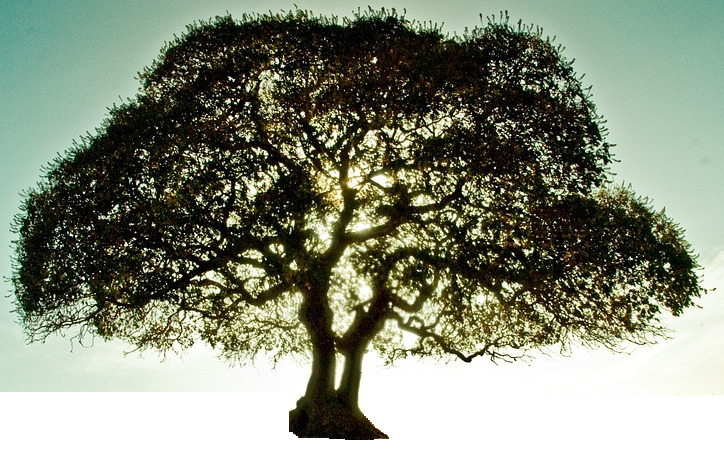
//> input picture dataset/02.jpg, 724 x 450 px
$ ./main_GHT2_ -image=../dataset/01.jpg -template=../dataset/03.jpg   (built with g++ and OpenCV 4)
//> lines starting //> are read from the running program, lines starting //| are printed output that depends on the picture; pictures that were not available may be replaced by others from this repository, and a replacement may not be noted
#include <vector>
#include <iostream>
#include <string>

#include "opencv2/core.hpp"
#include "opencv2/core/utility.hpp"
#include "opencv2/imgproc.hpp"
#include "opencv2/highgui.hpp"

using namespace std;
using namespace cv;

int canny_low=1, canny_high=1;


void onChange(int, void* info) {
    Mat img = (*(Mat *) info).clone();
    if (canny_low<1) canny_low = 1;
    if (canny_high<1) canny_high = 1;
    /// Canny detector
    cout << canny_low << endl;
    Canny(img, img, canny_low,
          canny_high, 3 );
    imshow("cannied", img);

}

static Mat loadImage(const string& name)
{
    Mat image = imread(name);
    cvtColor(image, image, COLOR_BGR2GRAY);
    cout << name << endl;
    if (image.empty())
    {
        cerr << "Can't load image - " << name << endl;
        exit(-1);
    }
    return image;
}

int main(int argc, const char* argv[])
{
    CommandLineParser cmd(argc, argv,
                          "{ image i        | ../data/pic1.png  | input image }"
                          "{ template t     | templ.png | template image }"
                          "{ full           |           | estimate scale and rotation }"
                          "{ minDist        | 100       | minimum distance between the centers of the detected objects }"
                          "{ levels         | 360       | R-Table levels }"
                          "{ votesThreshold | 30        | the accumulator threshold for the template centers at the detection stage. The smaller it is, the more false positions may be detected }"
                          "{ angleThresh    | 10000     | angle votes treshold }"
                          "{ scaleThresh    | 1000      | scale votes treshold }"
                          "{ posThresh      | 100       | position votes threshold }"
                          "{ dp             | 2         | inverse ratio of the accumulator resolution to the image resolution }"
                          "{ minScale       | 0.1       | minimal scale to detect }"
                          "{ maxScale       | 5         | maximal scale to detect }"
                          "{ scaleStep      | 0.05      | scale step }"
                          "{ minAngle       | 0         | minimal rotation angle to detect in degrees }"
                          "{ maxAngle       | 360       | maximal rotation angle to detect in degrees }"
                          "{ angleStep      | 1         | angle step in degrees }"
                          "{ maxBufSize     | 1000      | maximal size of inner buffers }"
                          "{ help h ?       |           | print help message }"
    );

    cmd.about("This program demonstrates arbitary object finding with the Generalized Hough transform.");

    if (cmd.has("help"))
    {
        cmd.printMessage();
        return 0;
    }

    /*const*/ string templName = cmd.get<string>("template");
    /*const*/ string imageName = cmd.get<string>("image");
    /*const*/ bool full = cmd.has("full");
    const double minDist = cmd.get<double>("minDist");
    const int levels = cmd.get<int>("levels");
    const int votesThreshold = cmd.get<int>("votesThreshold");
    const int angleThresh = cmd.get<int>("angleThresh");
    const int scaleThresh = cmd.get<int>("scaleThresh");
    const int posThresh = cmd.get<int>("posThresh");
    const double dp = cmd.get<double>("dp");
    const double minScale = cmd.get<double>("minScale");
    const double maxScale = cmd.get<double>("maxScale");
    const double scaleStep = cmd.get<double>("scaleStep");
    const double minAngle = cmd.get<double>("minAngle");
    const double maxAngle = cmd.get<double>("maxAngle");
    const double angleStep = cmd.get<double>("angleStep");
    const int maxBufSize = cmd.get<int>("maxBufSize");

    if (!cmd.check())
    {
        cmd.printErrors();
        return -1;
    }
    //full = true;
    templName = "../dataset/02.jpg";
    Mat templ = loadImage(templName);
//> in loadImage, image is the input picture: 450 rows x 724 cols, CV_8UC3; mean B, G, R 118.2, 136.8, 130
//> in loadImage, `cvtColor(image, image, COLOR_BGR2GRAY);`:
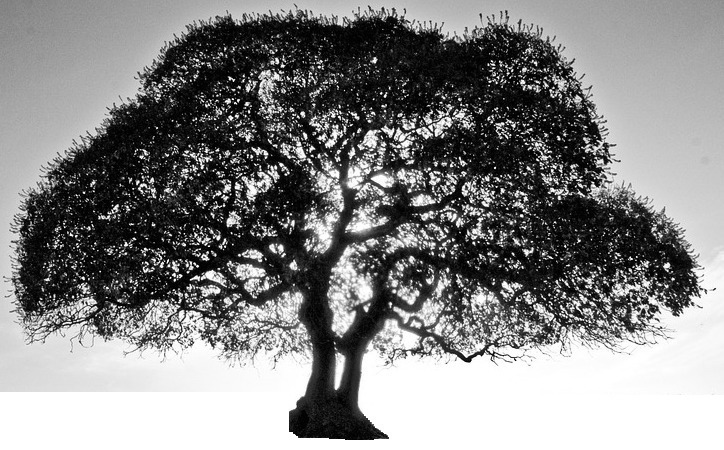
//> image: 450 rows x 724 cols, CV_8UC1; min 0, max 255, mean 132.6
    //resize(templ, templ, Size(templ.cols/4, templ.rows/4));
    imageName = "../Benchmark_step_1/Figure2.jpg";
    Mat image = loadImage(imageName);
//> call 2 of loadImage, with name = "../Benchmark_step_1/Figure2.jpg"
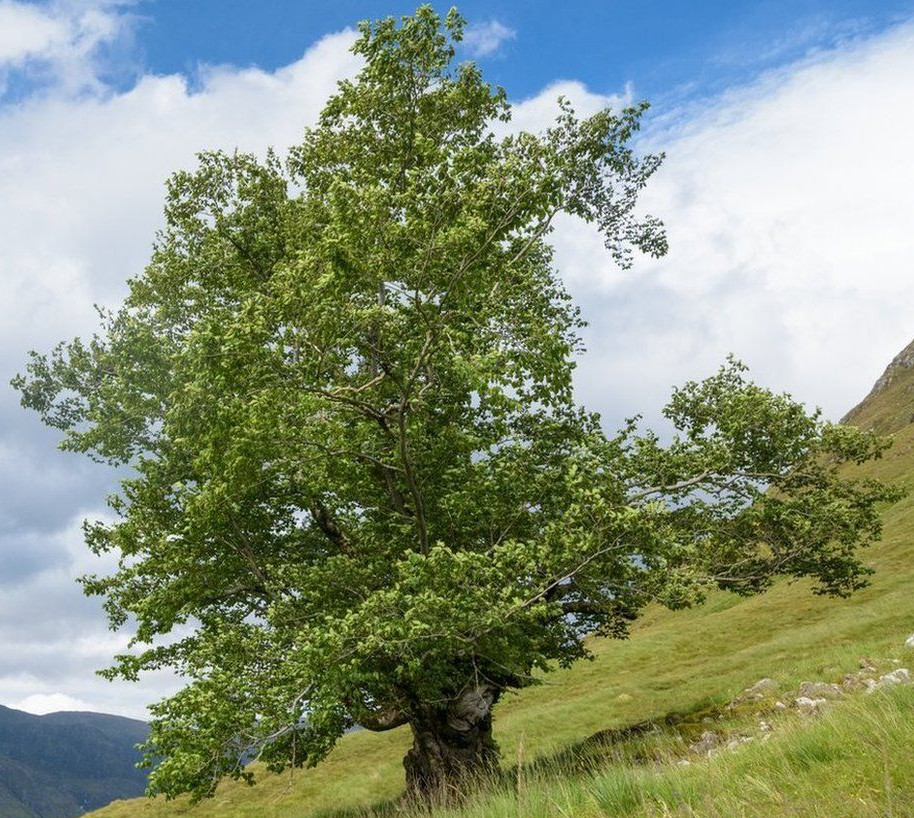
//> input picture dataset/01.jpg, 914 x 818 px, given in place of Figure2.jpg, which was not available
//> in loadImage, image is the input picture: 818 rows x 914 cols, CV_8UC3; mean B, G, R 121.6, 145.3, 132.8
//> in loadImage (call 2), `cvtColor(image, image, COLOR_BGR2GRAY);`:
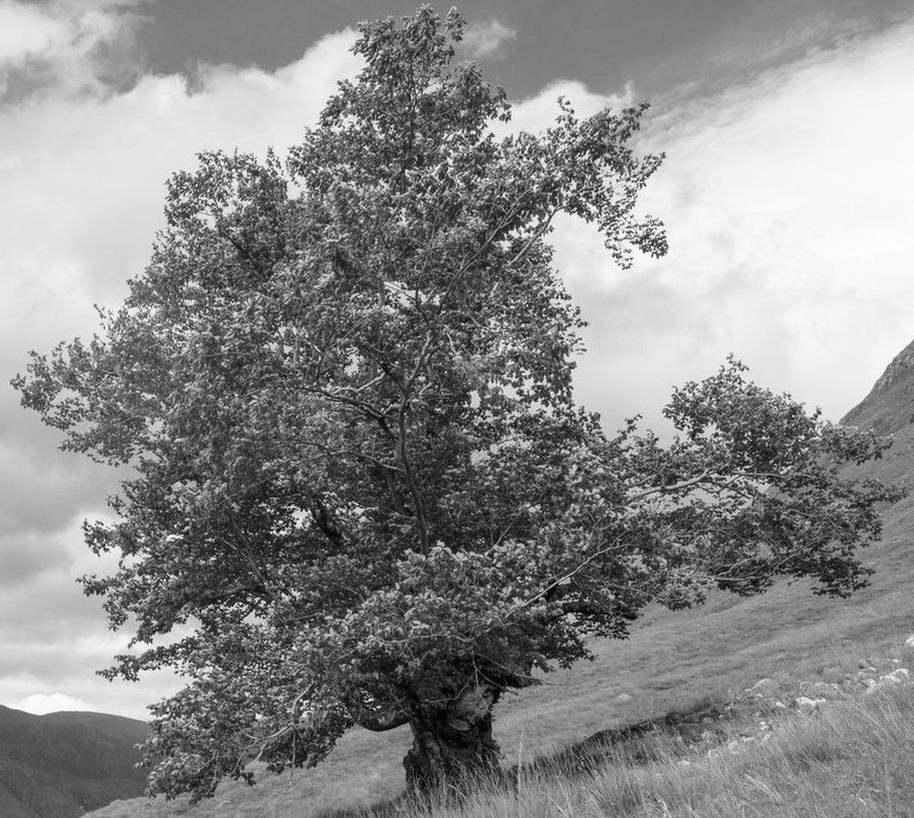
//> image: 818 rows x 914 cols, CV_8UC1; min 0, max 255, mean 138.9

    Ptr<GeneralizedHough> alg;

    if (!full)
    {
        Ptr<GeneralizedHoughBallard> ballard = createGeneralizedHoughBallard();

        ballard->setMinDist(minDist);
        ballard->setLevels(levels);
        ballard->setDp(dp);
        ballard->setMaxBufferSize(maxBufSize);
        ballard->setVotesThreshold(votesThreshold);

        alg = ballard;
    }
    else
    {
        Ptr<GeneralizedHoughGuil> guil = createGeneralizedHoughGuil();

        guil->setMinDist(minDist);
        guil->setLevels(levels);
        guil->setDp(dp);
        guil->setMaxBufferSize(maxBufSize);

        guil->setMinAngle(minAngle);
        guil->setMaxAngle(maxAngle);
        guil->setAngleStep(angleStep);
        guil->setAngleThresh(angleThresh);

        guil->setMinScale(minScale);
        guil->setMaxScale(maxScale);
        guil->setScaleStep(scaleStep);
        guil->setScaleThresh(scaleThresh);

        guil->setPosThresh(posThresh);

        alg = guil;
    }

    vector<Vec4f> position;
    Mat votes;
    TickMeter tm;
    namedWindow("cannied", WINDOW_AUTOSIZE);


    createTrackbar("canny low", "cannied", &canny_low, 10000, onChange, &templ);
    createTrackbar("canny high", "cannied", &canny_high, 10000, onChange, &templ);
    onChange(0, &templ);
//> in onChange, `Canny(img, img, canny_low, canny_high, 3 );`:
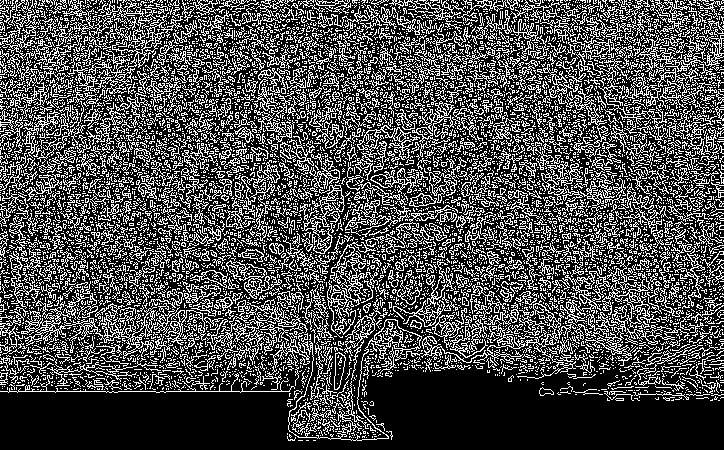
//> img: 450 rows x 724 cols, CV_8UC1; 29.8% white in thin lines or dots
    waitKey(0);
    return 0;
//> (the program exits here)
